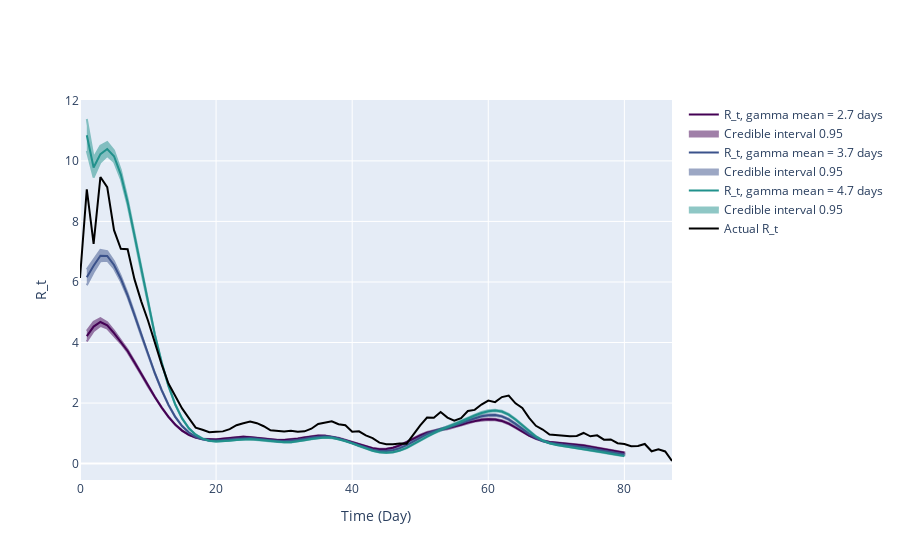

Source (notebook cell):
### Code cell
# Use incidence data to predict R_t value
theta = incidences_true_r02
end_time_point = len(theta)

inc_data_r02 = pd.DataFrame(
    {
        'Time': np.arange(len(theta)-2),
        'Incidence Number': incidences_true_r02[2:len(theta)]
    }
)

intervals_list_r02 = []
for shape, scale in zip(gamma_shape_list, gamma_scale_list):
    gamma_pdf = gamma.pdf(x, shape, gamma_loc, scale)
    inference = branchpro.BranchProPosterior(
        inc_data=inc_data_r02,
        daily_serial_interval=gamma_pdf,
        alpha=prior_a,
        beta=prior_b)

    inference.run_inference(tau=tau)
    intervals = inference.get_intervals(central_prob=.95)
    intervals_list_r02.append(intervals)

fig = plot_multi_rt_fig(intervals_list_r02, true_rt_r02[2:-1], gamma_pdf, end_time_point)

n = 0
for i, handle in enumerate(fig.figure['data']):
    if handle['name'].startswith('Estimated'):
        mean_val = gamma_shape_list[n]*gamma_scale_list[n]
        handle['name'] = f'R_t, gamma mean = {mean_val:.2g} days'
        n += 1
   
pio.write_image(fig.figure, 'single_plots/predicted_vs_true_rt_r02_multi.pdf') 
fig.show_figure()

### Figure 1 — Plotly figure (JSON) as saved in the notebook; plotly's stock layout.template omitted (floating-point values rounded to 4 significant figures; data arrays with more than 128 entries replaced by an {"elided": "..."} marker saying what was removed)
{"data": [{"line": {"color": "#440154"}, "mode": "lines", "name": "R_t, gamma mean = 2.7 days", "type": "scatter", "x": [1, 2, 3, 4, 5, 6, 7, 8, 9, 10, 11, 12, 13, 14, 15, 16, 17, 18, 19, 20, 21, 22, 23, 24, 25, 26, 27, 28, 29, 30, 31, 32, 33, 34, 35, 36, 37, 38, 39, 40, 41, 42, 43, 44, 45, 46, 47, 48, 49, 50, 51, 52, 53, 54, 55, 56, 57, 58, 59, 60, 61, 62, 63, 64, 65, 66, 67, 68, 69, 70, 71, 72, 73, 74, 75, 76, 77, 78, 79, 80], "y": [4.208, 4.527, 4.677, 4.566, 4.31, 4.03, 3.721, 3.349, 2.952, 2.565, 2.198, 1.853, 1.544, 1.287, 1.09, 0.9492, 0.8591, 0.8103, 0.7931, 0.7997, 0.8216, 0.8498, 0.8741, 0.8832, 0.8706, 0.8423, 0.8122, 0.7899, 0.7787, 0.7801, 0.7957, 0.8251, 0.864, 0.9014, 0.923, 0.92, 0.8914, 0.8411, 0.7763, 0.7044, 0.6307, 0.5616, 0.5069, 0.4773, 0.4813, 0.5232, 0.6014, 0.7074, 0.8248, 0.9336, 1.02, 1.081, 1.124, 1.163, 1.215, 1.281, 1.353, 1.413, 1.451, 1.464, 1.454, 1.411, 1.32, 1.192, 1.054, 0.928, 0.827, 0.755, 0.7111, 0.6891, 0.6763, 0.6588, 0.6321, 0.5985, 0.5587, 0.5144, 0.4701, 0.4282, 0.3908, 0.3565]}, {"fill": "toself", "fillcolor": "#440154", "line": {"color": "#440154"}, "mode": "lines", "name": "Credible interval 0.95", "opacity": 0.5, "showlegend": true, "type": "scatter", "x": {"elided": "160 int values"}, "y": {"elided": "160 float values"}}, {"line": {"color": "#3b528b"}, "mode": "lines", "name": "R_t, gamma mean = 3.7 days", "type": "scatter", "x": [1, 2, 3, 4, 5, 6, 7, 8, 9, 10, 11, 12, 13, 14, 15, 16, 17, 18, 19, 20, 21, 22, 23, 24, 25, 26, 27, 28, 29, 30, 31, 32, 33, 34, 35, 36, 37, 38, 39, 40, 41, 42, 43, 44, 45, 46, 47, 48, 49, 50, 51, 52, 53, 54, 55, 56, 57, 58, 59, 60, 61, 62, 63, 64, 65, 66, 67, 68, 69, 70, 71, 72, 73, 74, 75, 76, 77, 78, 79, 80], "y": [6.152, 6.537, 6.869, 6.859, 6.56, 6.107, 5.56, 4.922, 4.253, 3.598, 2.985, 2.427, 1.94, 1.543, 1.241, 1.025, 0.8844, 0.8022, 0.7638, 0.7579, 0.7739, 0.8017, 0.8299, 0.8458, 0.8407, 0.8175, 0.7872, 0.76, 0.7421, 0.7374, 0.7488, 0.7763, 0.8163, 0.8584, 0.8884, 0.8955, 0.8751, 0.828, 0.7608, 0.6824, 0.6002, 0.5222, 0.4585, 0.4193, 0.4126, 0.4431, 0.5112, 0.6118, 0.7335, 0.8593, 0.9735, 1.066, 1.135, 1.194, 1.258, 1.336, 1.424, 1.505, 1.566, 1.6, 1.602, 1.56, 1.46, 1.313, 1.144, 0.9826, 0.8472, 0.7467, 0.6812, 0.6442, 0.6225, 0.6015, 0.5751, 0.5427, 0.5033, 0.4589, 0.4137, 0.3706, 0.332, 0.2975]}, {"fill": "toself", "fillcolor": "#3b528b", "line": {"color": "#3b528b"}, "mode": "lines", "name": "Credible interval 0.95", "opacity": 0.5, "showlegend": true, "type": "scatter", "x": {"elided": "160 int values"}, "y": {"elided": "160 float values"}}, {"line": {"color": "#21918c"}, "mode": "lines", "name": "R_t, gamma mean = 4.7 days", "type": "scatter", "x": [1, 2, 3, 4, 5, 6, 7, 8, 9, 10, 11, 12, 13, 14, 15, 16, 17, 18, 19, 20, 21, 22, 23, 24, 25, 26, 27, 28, 29, 30, 31, 32, 33, 34, 35, 36, 37, 38, 39, 40, 41, 42, 43, 44, 45, 46, 47, 48, 49, 50, 51, 52, 53, 54, 55, 56, 57, 58, 59, 60, 61, 62, 63, 64, 65, 66, 67, 68, 69, 70, 71, 72, 73, 74, 75, 76, 77, 78, 79, 80], "y": [10.85, 9.779, 10.22, 10.39, 10.15, 9.546, 8.637, 7.532, 6.389, 5.282, 4.255, 3.34, 2.566, 1.952, 1.492, 1.167, 0.9542, 0.8248, 0.7555, 0.7297, 0.7336, 0.7553, 0.7828, 0.8025, 0.8043, 0.7883, 0.7625, 0.7351, 0.7129, 0.702, 0.7074, 0.7302, 0.7677, 0.8106, 0.8453, 0.861, 0.8504, 0.8113, 0.7477, 0.6679, 0.5808, 0.4961, 0.4248, 0.3772, 0.3603, 0.3784, 0.4325, 0.5202, 0.6344, 0.7634, 0.8945, 1.015, 1.117, 1.205, 1.291, 1.386, 1.488, 1.589, 1.673, 1.731, 1.754, 1.722, 1.618, 1.455, 1.261, 1.066, 0.896, 0.7638, 0.6728, 0.617, 0.5825, 0.5541, 0.525, 0.4931, 0.4555, 0.4127, 0.3685, 0.3257, 0.2871, 0.2528]}, {"fill": "toself", "fillcolor": "#21918c", "line": {"color": "#21918c"}, "mode": "lines", "name": "Credible interval 0.95", "opacity": 0.5, "showlegend": true, "type": "scatter", "x": {"elided": "160 int values"}, "y": {"elided": "160 float values"}}, {"line": {"color": "black"}, "mode": "lines", "name": "Actual R_t", "type": "scatter", "x": [0, 1, 2, 3, 4, 5, 6, 7, 8, 9, 10, 11, 12, 13, 14, 15, 16, 17, 18, 19, 20, 21, 22, 23, 24, 25, 26, 27, 28, 29, 30, 31, 32, 33, 34, 35, 36, 37, 38, 39, 40, 41, 42, 43, 44, 45, 46, 47, 48, 49, 50, 51, 52, 53, 54, 55, 56, 57, 58, 59, 60, 61, 62, 63, 64, 65, 66, 67, 68, 69, 70, 71, 72, 73, 74, 75, 76, 77, 78, 79, 80, 81, 82, 83, 84, 85, 86, 87, 88, 89, 90], "y": [6.132, 9.063, 7.261, 9.466, 9.131, 7.71, 7.097, 7.081, 6.093, 5.359, 4.72, 3.978, 3.279, 2.646, 2.212, 1.822, 1.504, 1.186, 1.119, 1.036, 1.05, 1.064, 1.139, 1.267, 1.333, 1.39, 1.336, 1.234, 1.099, 1.084, 1.058, 1.082, 1.052, 1.067, 1.152, 1.311, 1.362, 1.396, 1.301, 1.267, 1.056, 1.067, 0.9295, 0.843, 0.6916, 0.6365, 0.6428, 0.6644, 0.66, 0.9727, 1.26, 1.522, 1.517, 1.707, 1.522, 1.416, 1.503, 1.74, 1.775, 1.95, 2.083, 2.031, 2.198, 2.249, 1.99, 1.837, 1.51, 1.249, 1.124, 0.9575, 0.9383, 0.929, 0.9071, 0.9147, 1.012, 0.9015, 0.9334, 0.7918, 0.7972, 0.6738, 0.6496, 0.574, 0.5822, 0.6491, 0.4074, 0.471, 0.4017, 0.08589]}], "layout": {"hovermode": "x unified", "xaxis": {"title": {"text": "Time (Day)"}}, "yaxis": {"title": {"text": "R_t"}}}}
